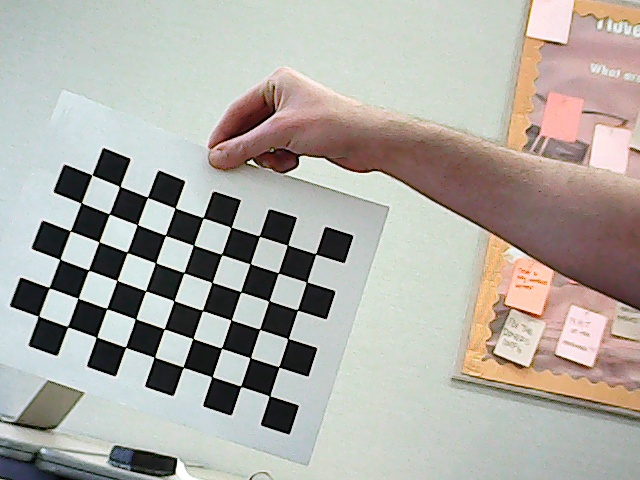
#> input picture Demo/Aruco Tags/sample_images/20190427_11h39m13s147988.jpg, 640 x 480 px; its folder holds only this picture in this run
$ python cameraCalibration.py
#> lines starting #> are read from the running program, lines starting #| are printed output that depends on the picture; after the words box and inside, x2 and y2 are one past the last pixel; in counts of white or black regions, pixels touching at a corner belong together
import numpy as np
import cv2 as cv
import glob
# termination criteria
criteria = (cv.TERM_CRITERIA_EPS + cv.TERM_CRITERIA_MAX_ITER, 30, 0.001)
# prepare object points, like (0,0,0), (1,0,0), (2,0,0) ....,(6,5,0)
objp = np.zeros((9*6,3), np.float32)
objp[:,:2] = np.mgrid[0:9,0:6].T.reshape(-1,2)
# Arrays to store object points and image points from all the images.
objpoints = [] # 3d point in real world space
imgpoints = [] # 2d points in image plane.
images = glob.glob('*.jpg')
for fname in images:
    img = cv.imread(fname)
#> img is the input picture: shape (480, 640, 3); mean B, G, R 164.8, 171.3, 174.6
    gray = cv.cvtColor(img, cv.COLOR_BGR2GRAY)
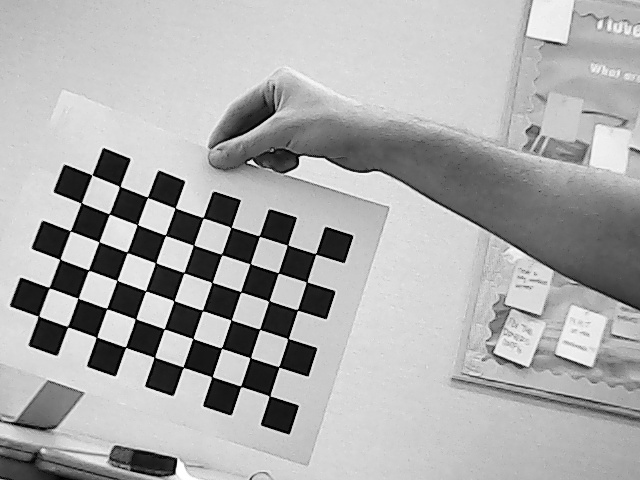
#> gray: shape (480, 640); min 0, max 255, mean 171.6
    # Find the chess board corners
    ret, corners = cv.findChessboardCorners(gray, (9,6), None)
#> ret = True; corners = 54 rows, first 8: [269.5, 396.2], [240.8, 386.3], [211.9, 376.7], [183.5, 367.2], [154.3, 357], [125.6, 346.8], [96.51, 337.2], [67.59, 326.8]
    # If found, add object points, image points (after refining them)
    if ret == True:
        objpoints.append(objp)
        # corners2 = cv.cornerSubPix(gray,corners, (11,11), (-1,-1), criteria)
        imgpoints.append(corners)
        # Draw and display the corners
        cv.drawChessboardCorners(img, (9,6), corners, ret)
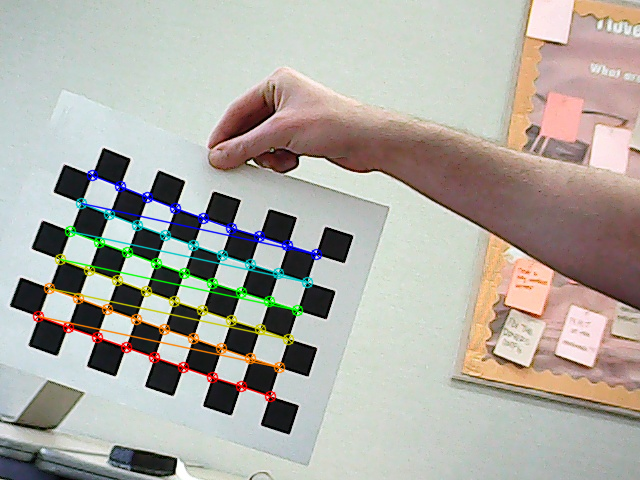
#> img: shape (480, 640, 3); 3.8% of pixels changed, all inside (x1, y1, x2, y2) = (32, 169, 323, 403)
        cv.imshow('img', img)
        cv.waitKey(50)
cv.destroyAllWindows()

# print(objpoints)
# print(imgpoints)
# calibrate webcam and save output
ret, mtx, dist, rvecs, tvecs = cv.calibrateCamera(objpoints, imgpoints, gray.shape[::-1], None, None)
#> ret = 0.463; mtx = [[1437.9, 0, 310.1], [0, 1669.1, 285.3], [0, 0, 1]]; dist = [[4.32, -84.6, -0.174, 0.154, 932.8]]; rvecs = ([-0.144, -0.792, -2.73],); tvecs = ([-1.34, 3.12, 45.71],)
np.savez("sample_images", ret=ret, mtx=mtx, dist=dist, rvecs=rvecs, tvecs=tvecs)

$ run again, on Demo/Aruco Tags/sample_images/20190427_11h39m19s482993.jpg
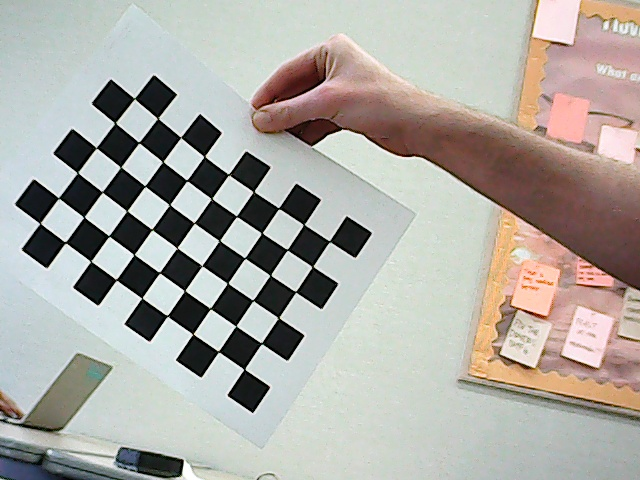
#> input picture Demo/Aruco Tags/sample_images/20190427_11h39m19s482993.jpg, 640 x 480 px
#> img is the input picture: shape (480, 640, 3); mean B, G, R 163.9, 170, 172.9
#> `gray = cv.cvtColor(img, cv.COLOR_BGR2GRAY)`:
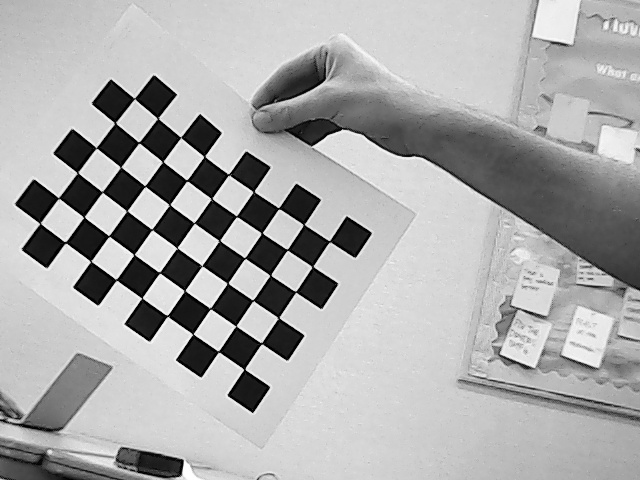
#> gray: shape (480, 640); min 0, max 255, mean 170.2
#> `ret, corners = cv.findChessboardCorners(gray, (9,6), None)`: ret = True; corners = 54 rows, first 8: [244.4, 369.3], [218.4, 351.6], [192.9, 334], [167.5, 315.5], [142, 298], [116, 279.7], [90.62, 261.4], [65.42, 242.4]
#> `cv.drawChessboardCorners(img, (9,6), corners, ret)`:
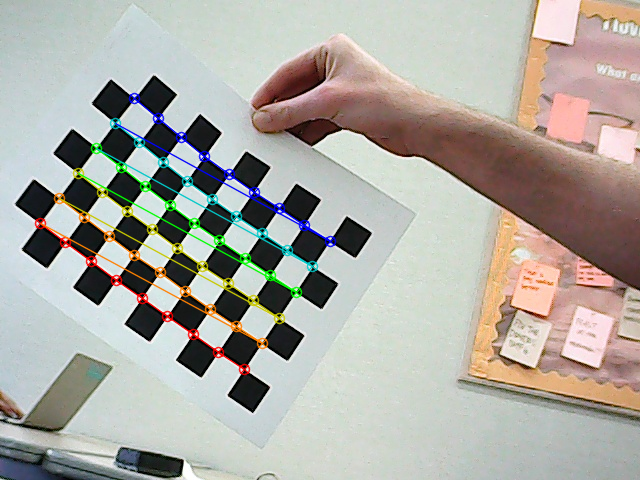
#> img: shape (480, 640, 3); 3.59% of pixels changed, all inside (x1, y1, x2, y2) = (34, 92, 337, 376)
#> `ret, mtx, dist, rvecs, tvecs = cv.calibrateCamera(objpoints, imgpoints..`: ret = 0.655; mtx = [[778.1, 0, 391.4], [0, 700.9, 307], [0, 0, 1]]; dist = [[0.702, -0.624, 0.00181, 0.222, 0.446]]; rvecs = ([0.29, -0.421, -2.54],); tvecs = ([-4.28, 1.93, 20.19],)

$ run again, on Demo/Aruco Tags/sample_images/20190427_11h39m21s104999.jpg
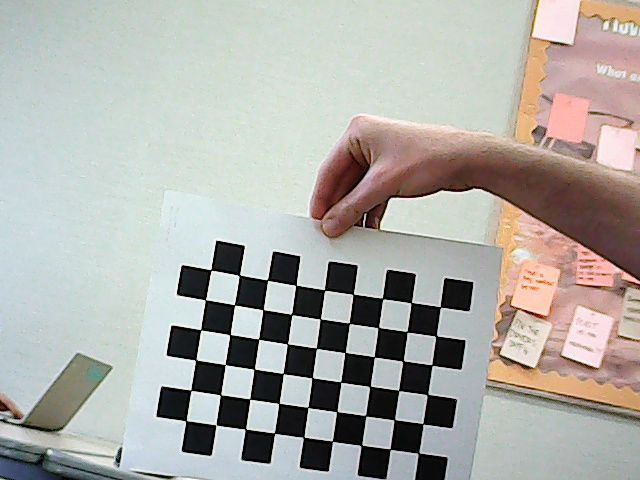
#> input picture Demo/Aruco Tags/sample_images/20190427_11h39m21s104999.jpg, 640 x 480 px
#> img is the input picture: shape (480, 640, 3); mean B, G, R 168.4, 173.4, 174.7
#> `gray = cv.cvtColor(img, cv.COLOR_BGR2GRAY)`:
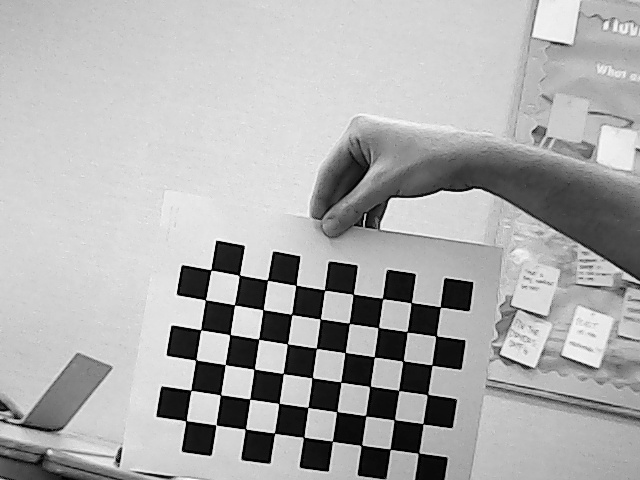
#> gray: shape (480, 640); min 0, max 254, mean 173.2
#> `ret, corners = cv.findChessboardCorners(gray, (9,6), None)`: ret = True; corners = 54 rows, first 8: [418, 453.5], [389.8, 449], [361.1, 445.6], [332.1, 440.6], [303.9, 436.8], [274.3, 432.7], [245.4, 429.1], [216, 424.9]
#> `cv.drawChessboardCorners(img, (9,6), corners, ret)`:
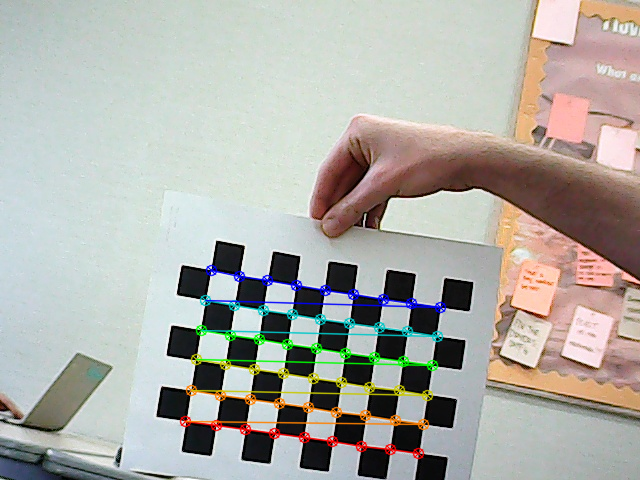
#> img: shape (480, 640, 3); 3.83% of pixels changed, all inside (x1, y1, x2, y2) = (179, 264, 447, 460)
#> `ret, mtx, dist, rvecs, tvecs = cv.calibrateCamera(objpoints, imgpoints..`: ret = 0.532; mtx = [[1139.6, 0, 212.1], [0, 1157.8, 219.6], [0, 0, 1]]; dist = [[2.12, -21.84, -0.131, -0.025, 113.7]]; rvecs = ([0.288, -0.187, -2.96],); tvecs = ([6.92, 7.98, 38.53],)

$ run again, on Demo/Aruco Tags/sample_images/20190427_11h39m32s459546.jpg
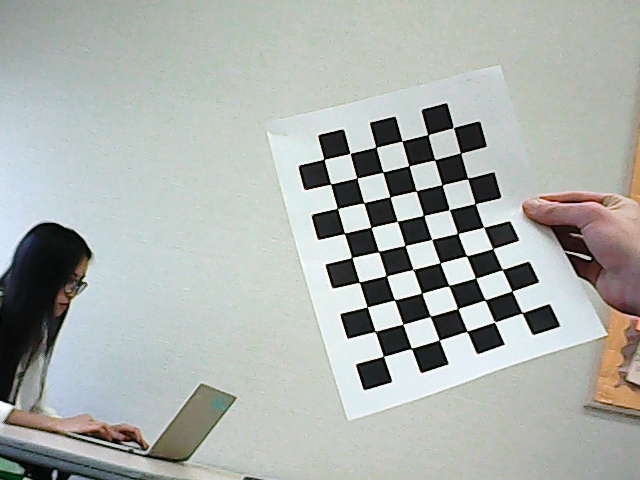
#> input picture Demo/Aruco Tags/sample_images/20190427_11h39m32s459546.jpg, 640 x 480 px
#> img is the input picture: shape (480, 640, 3); mean B, G, R 171.7, 175.9, 171.2
#> `gray = cv.cvtColor(img, cv.COLOR_BGR2GRAY)`:
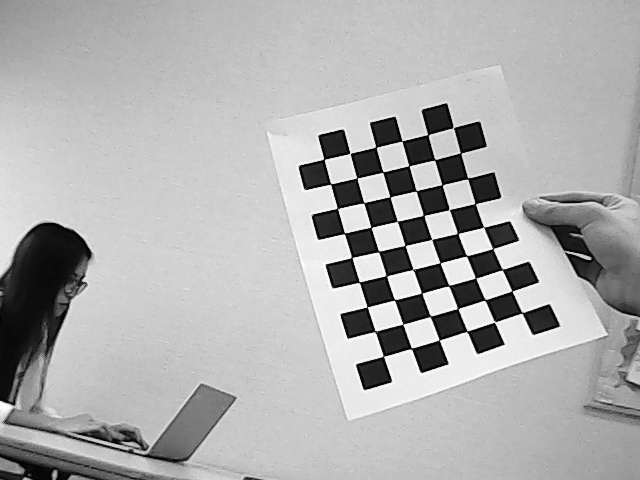
#> gray: shape (480, 640); min 0, max 255, mean 174
#> `ret, corners = cv.findChessboardCorners(gray, (9,6), None)`: ret = True; corners = 54 rows, first 8: [383.1, 356.2], [374.6, 331.3], [366.9, 306.9], [359.1, 282.1], [351.6, 257.4], [344.5, 233.3], [337.3, 208.4], [330.7, 184]
#> `cv.drawChessboardCorners(img, (9,6), corners, ret)`:
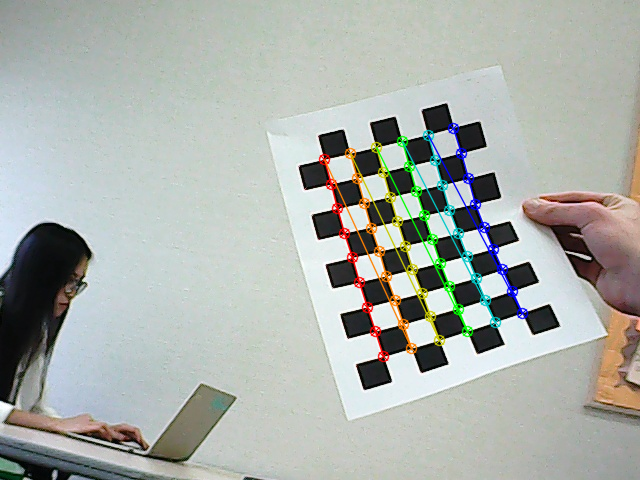
#> img: shape (480, 640, 3); 3.34% of pixels changed, all inside (x1, y1, x2, y2) = (318, 122, 529, 363)
#> `ret, mtx, dist, rvecs, tvecs = cv.calibrateCamera(objpoints, imgpoints..`: ret = 0.871; mtx = [[515.1, 0, 292.1], [0, 533.6, 146.3], [0, 0, 1]]; dist = [[1.13, -1.46, -0.29, -0.0505, 1.05]]; rvecs = ([-0.0479, -0.614, -1.71],); tvecs = ([3.01, 7.59, 14.36],)

$ run again, on Demo/Aruco Tags/sample_images/20190427_11h39m14s693522.jpg
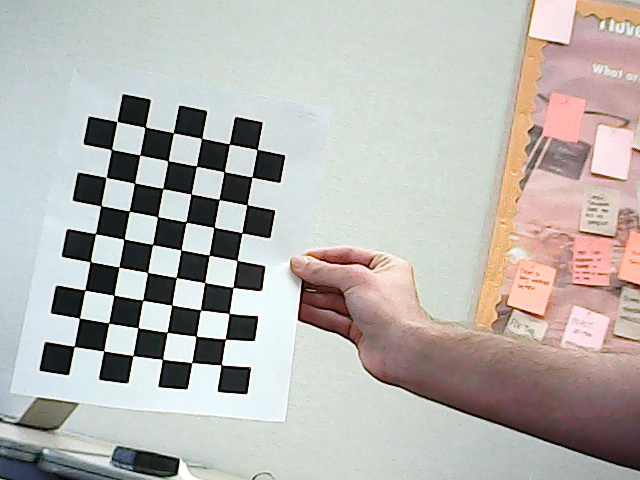
#> input picture Demo/Aruco Tags/sample_images/20190427_11h39m14s693522.jpg, 640 x 480 px
#> img is the input picture: shape (480, 640, 3); mean B, G, R 175.5, 179.8, 183.3
#> `gray = cv.cvtColor(img, cv.COLOR_BGR2GRAY)`:
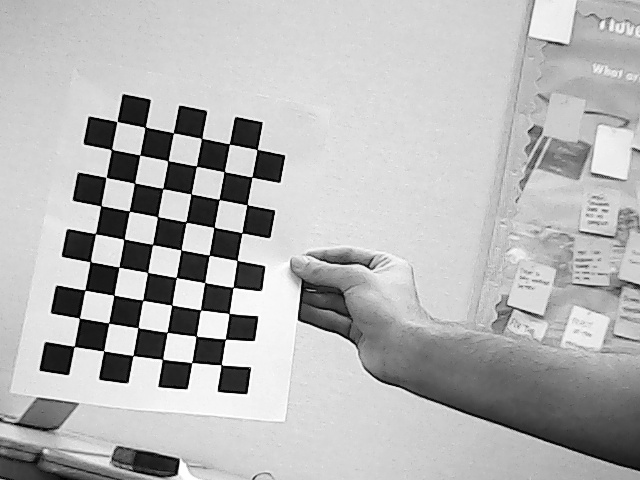
#> gray: shape (480, 640); min 0, max 255, mean 180.3
#> `ret, corners = cv.findChessboardCorners(gray, (9,6), None)`: ret = True; corners = 54 rows, first 8: [74.32, 346.4], [79.25, 318], [84.9, 290], [90.44, 261.4], [95.3, 233.5], [100.9, 205.7], [106.1, 177.3], [111.4, 149.4]
#> `cv.drawChessboardCorners(img, (9,6), corners, ret)`:
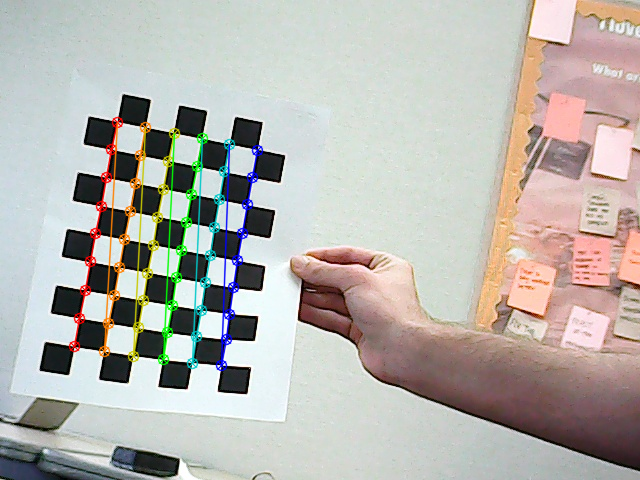
#> img: shape (480, 640, 3); 3.72% of pixels changed, all inside (x1, y1, x2, y2) = (68, 116, 264, 372)
#> `ret, mtx, dist, rvecs, tvecs = cv.calibrateCamera(objpoints, imgpoints..`: ret = 0.566; mtx = [[694.7, 0, 327.2], [0, 685.5, 153], [0, 0, 1]]; dist = [[-1.01, 3, 0.00516, -0.0425, -4.2]]; rvecs = ([0.0892, -0.338, -1.38],); tvecs = ([-8.39, 6.66, 21.5],)
